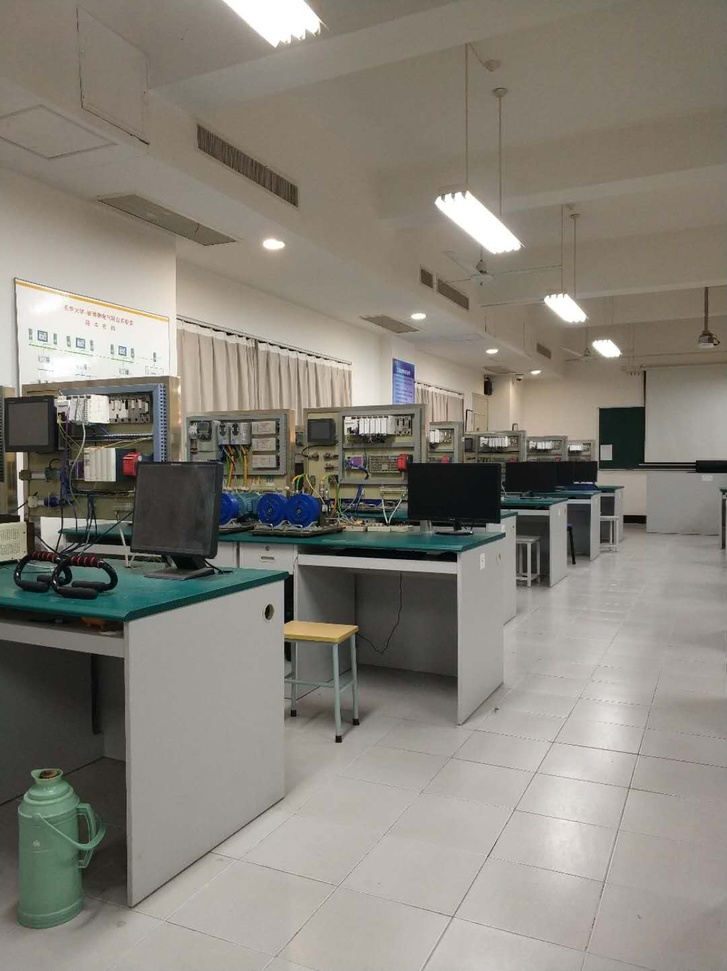
//> input picture feature/a.jpg, 727 x 971 px, shrunk from 1080 x 1443 before the run
$ ./features   (built with g++ and OpenCV 4, older OpenCV classes emulated)
//> lines starting //> are read from the running program, lines starting //| are printed output that depends on the picture
#include <iostream>
#include <opencv2/core/core.hpp>
#include <opencv2/features2d/features2d.hpp>
#include <opencv2/highgui/highgui.hpp>

using namespace std;

int main( int argc, char** argv)
{
    cv::Mat img1 = cv::imread("/home/yuanlin/SLAM-Porj/feature/a.jpg");
//> img1 is the input picture: 971 rows x 727 cols, CV_8UC3; mean B, G, R 121.9, 130.9, 135.2
    cv::Mat img2 = cv::imread("/home/yuanlin/SLAM-Porj/feature/b.jpg");
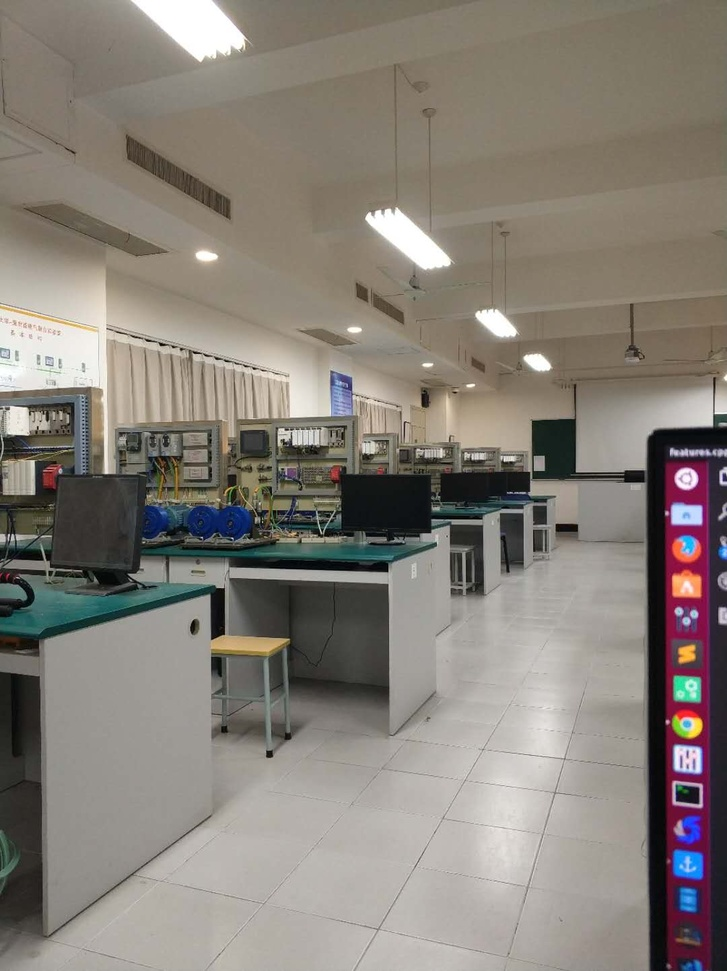
//> input picture feature/b.jpg, 727 x 971 px, shrunk from 1080 x 1443 before the run
//> img2 is the input picture: 971 rows x 727 cols, CV_8UC3; mean B, G, R 120.2, 127.9, 134.4

    vector<cv::KeyPoint> keypoint1, keypoint2; //关键点
    cv::Mat descriptor1, descriptor2;          //描述子
    // cv::Ptr<cv::ORB> orb = cv::ORB( 500, 1.2f, 8, 31, 0, 2, cv::ORB::HARRIS_SCORE, 31,20 );//OpenCV 3.0
    cv::ORB orb;

    // 1： 检测FAST角点位置
    orb.detect( img1,keypoint1 );
//> keypoint1 = 500 keypoints; strongest (x, y, size): (93, 520, 31), (67, 398, 31), (350, 428, 31), (228, 334, 31)
    orb.detect( img2,keypoint2 );
//> keypoint2 = 500 keypoints; strongest (x, y, size): (321, 533, 31), (33, 461, 31), (161, 345, 31), (281, 440, 31)

    // 2： 根据角点位置计算BRIEF描述子
    orb.compute( img1,keypoint1, descriptor1);
    orb.compute( img2,keypoint2, descriptor2);

    cv::Mat outimg1;
    cv::drawKeypoints( img1,keypoint1,outimg1,cv::Scalar::all(-1),cv::DrawMatchesFlags::DEFAULT);
    // cv::imshow("orbfea",outimg1);

    // 3: 描述子匹配，使用Hamming距离
    vector<cv::DMatch> matches;
    cv::BFMatcher matcher( cv::NORM_HAMMING );
    matcher.match( descriptor1,descriptor2,matches );
//> matches = 500 matches

    //4: 匹配后点对的筛选
    double min_dist = 10000, max_dist = 0;
    for ( int i = 0;i < descriptor1.rows; i++ )
    {
        double dist = matches[i].distance;
        if ( dist<min_dist ) min_dist = dist;
        if ( dist>max_dist ) max_dist = dist;
    }
//> this loop made 500 passes
//> (dist, min_dist, max_dist) on pass 1: (18, 18, 18)
//> (dist, max_dist) on passes 2, 3, 7, 40, 80, 227: (35, 35), (48, 48), (75, 75), (83, 83), (85, 85), (87, 87)
//> after the loop, min_dist = 4; max_dist = 88
    cout<<"Max dist: "<<max_dist<<endl;
//| Max dist: 88
    cout<<"min dist: "<<min_dist<<endl;
//| min dist: 4
    // ->
    vector< cv::DMatch > good_matches;
    for ( int i=0;i<descriptor1.rows;i++ )
    {
         if( matches[i].distance <= max (2*min_dist, 30.0) )
            good_matches.push_back( matches[i] );
    }
//> after the loop, good_matches = 221 matches

    //5: 绘制匹配结果
    cv::Mat img_match;
    cv::Mat img_goodmatch;
    cv::drawMatches( img1, keypoint1, img2, keypoint2, matches, img_match );
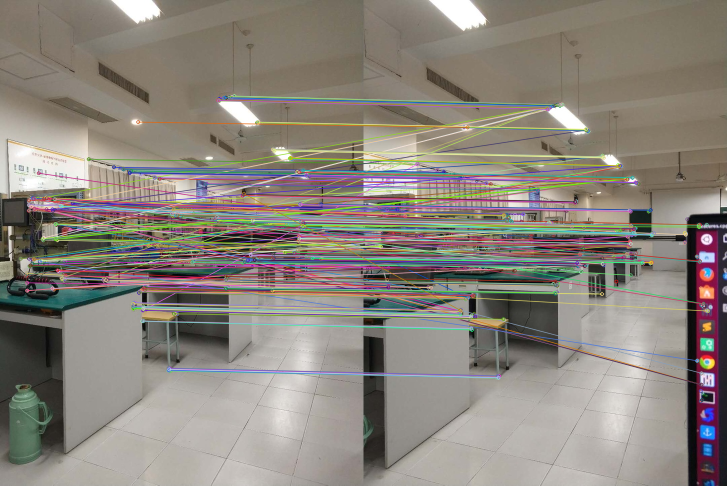
//> img_match: 971 rows x 1454 cols, CV_8UC3 (shown at 1/2 size); mean B, G, R 124.7, 132.7, 139.1
    cv::drawMatches( img1, keypoint1, img2, keypoint2, good_matches, img_goodmatch);
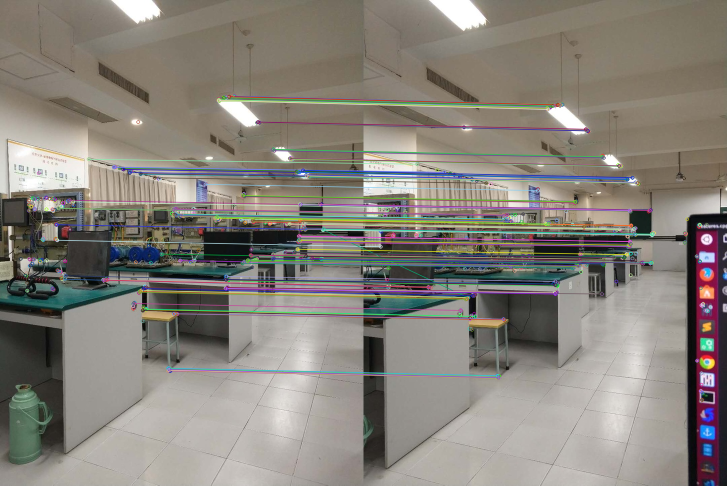
//> img_goodmatch: 971 rows x 1454 cols, CV_8UC3 (shown at 1/2 size); mean B, G, R 122.6, 130.1, 135
    cv::imshow( "img_match", img_match );
    cv::imshow( "img_goodmatch", img_goodmatch );
    cv::waitKey(0);
    return 0;
}
